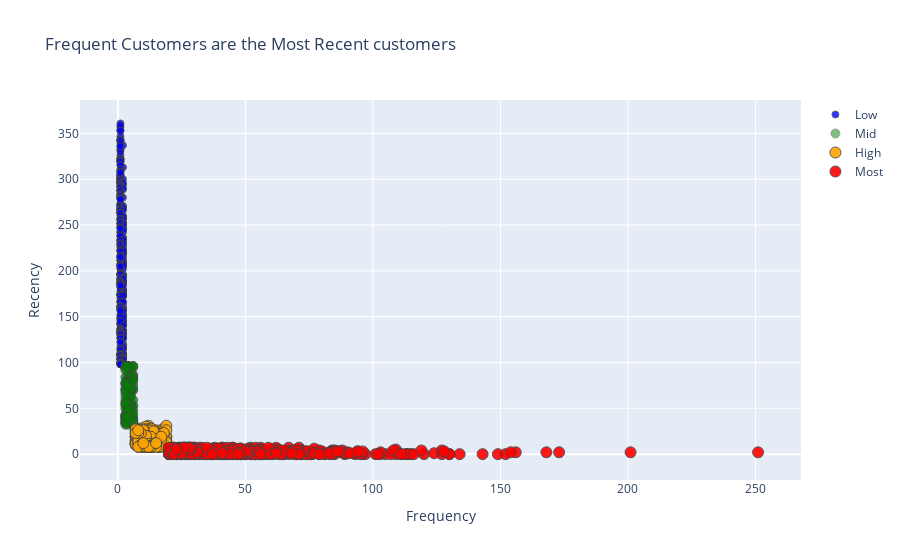

Notebook cell for this chart:
### Code cell
plot_data = [
    go.Scatter(
        x=rfm_segmentation.query("RFMScore == '111'")['Frequency'],
        y=rfm_segmentation.query("RFMScore == '111'")['Recency'],
        mode='markers',
        name='Low',
        marker= dict(size= 7,
            line= dict(width=1),
            color= 'blue',
            opacity= 0.8
           )
    ),
        go.Scatter(
        x=rfm_segmentation.query("RFMScore == '222'")['Frequency'],
        y=rfm_segmentation.query("RFMScore == '222'")['Recency'],
        mode='markers',
        name='Mid',
        marker= dict(size= 9,
            line= dict(width=1),
            color= 'green',
            opacity= 0.5
           )
    ),
        go.Scatter(
        x=rfm_segmentation.query("RFMScore == '333' ")['Frequency'],
        y=rfm_segmentation.query("RFMScore == '333'")['Recency'],
        mode='markers',
        name='High',
        marker= dict(size= 11,
            line= dict(width=1),
            color= 'orange',
            opacity= 0.9
           )
    ),
    go.Scatter(
        x=rfm_segmentation.query("RFMScore == '444'")['Frequency'],
        y=rfm_segmentation.query("RFMScore == '444'")['Recency'],
        mode='markers',
        name='Most',
        marker= dict(size= 11,
            line= dict(width=1),
            color= 'red',
            opacity= 0.9
           )
    )
]

plot_layout = go.Layout(
        yaxis= {'title': "Recency"},
        xaxis= {'title': "Frequency"},
        title='Frequent Customers are the Most Recent customers'
    )
fig = go.Figure(data=plot_data, layout=plot_layout)
pyoff.iplot(fig)

### Figure 1 — Plotly figure (JSON) as saved in the notebook; plotly's stock layout.template omitted (floating-point values rounded to 4 significant figures; data arrays with more than 128 entries replaced by an {"elided": "..."} marker saying what was removed)
{"data": [{"marker": {"color": "blue", "line": {"width": 1}, "opacity": 0.8, "size": 7}, "mode": "markers", "name": "Low", "type": "scatter", "x": {"elided": "442 int values"}, "y": {"elided": "442 int values"}}, {"marker": {"color": "green", "line": {"width": 1}, "opacity": 0.5, "size": 9}, "mode": "markers", "name": "Mid", "type": "scatter", "x": {"elided": "213 int values"}, "y": {"elided": "213 int values"}}, {"marker": {"color": "orange", "line": {"width": 1}, "opacity": 0.9, "size": 11}, "mode": "markers", "name": "High", "type": "scatter", "x": {"elided": "246 int values"}, "y": {"elided": "246 int values"}}, {"marker": {"color": "red", "line": {"width": 1}, "opacity": 0.9, "size": 11}, "mode": "markers", "name": "Most", "type": "scatter", "x": {"elided": "597 int values"}, "y": {"elided": "597 int values"}}], "layout": {"title": {"text": "Frequent Customers are the Most Recent customers"}, "xaxis": {"title": {"text": "Frequency"}}, "yaxis": {"title": {"text": "Recency"}}}}
